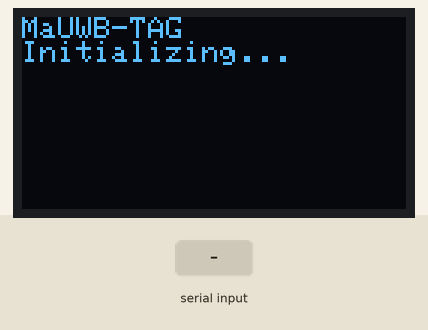
Simulated run of this sketch. Board: Arduino Uno, built with avr-gcc and run on an emulated ATmega328P. On the bench: 128×64 one-colour display. The inputs (shaded band) are chosen by the test bench. What the sketch prints to the serial monitor is not drawn.

Above: at 1.4 s.
1.5 s: "+RANGE_CDS_ALL:\n" received over Serial
At 2.9 s:
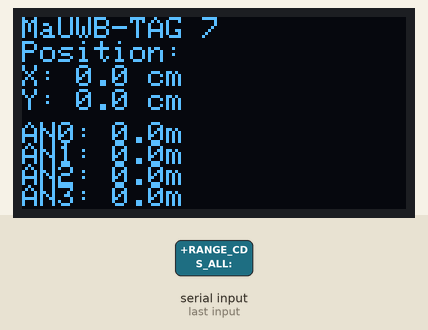
Timing chart, 0 to 4.5 s (numbered marks = the images above; inputs shaded):
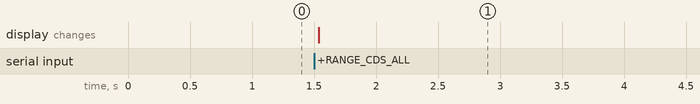

Measured:
- after the input at 1.5 s, the display: changes at once (image 1)

The sketch:

MaUWB-TAG.ino
```cpp
#include "MaUWB_TAG.h"


// Create UWB tag instance
MaUWB_TAG uwbTag(7, 50);  // Tag index 7, 50ms refresh rate

void setup() {
    // Configure anchor positions before initializing
    // Example: Custom anchor layout
    uwbTag.anchor0(0, 0);        // Top-left corner
    uwbTag.anchor1(0, 600);      // Bottom-left corner
    uwbTag.anchor2(380, 600);    // Bottom-right corner
    uwbTag.anchor3(380, 0);      // Top-right corner

    // Or use different positions:
    // uwbTag.anchor0(50, 50);
    // uwbTag.anchor1(50, 550);
    // uwbTag.anchor2(330, 550);
    // uwbTag.anchor3(330, 50);

    // Enable debug output (optional - disabled by default)
    // uwbTag.enableDebug();

    // Initialize the UWB tag system
    uwbTag.begin();
}

void loop() {
    // Main update - handles all UWB operations
    uwbTag.update();

    // Example: Toggle debug with serial commands
    // Send 'd' to enable debug, 'q' to disable debug
    if (Serial.available()) {
        char cmd = Serial.read();
        if (cmd == 'd' || cmd == 'D') {
            uwbTag.enableDebug(true);
        } else if (cmd == 'q' || cmd == 'Q') {
            uwbTag.disableDebug();
        }
    }

    // Example of accessing position data
    if (uwbTag.hasValidPosition()) {
        float x = uwbTag.getPositionX();
        float y = uwbTag.getPositionY();

        // Do something with position data
        // e.g., check if in specific zones, control outputs, etc.
    }

    // Example of accessing distance data
    for (int i = 0; i < 4; i++) {
        float dist = uwbTag.getDistance(i);
        if (dist > 0) {
            // Do something with distance to anchor i
        }
    }
}
```

MaUWB_TAG.h
```cpp
/*
 * MaUWB_TAG.h - Header file for MaUWB-TAG class
 *
 * Object-oriented UWB tag implementation with configurable parameters
 * and expandable anchor system.
 */

#ifndef MAUWB_TAG_H
#define MAUWB_TAG_H

#include <Wire.h>
#include <Adafruit_GFX.h>
#include <Adafruit_SSD1306.h>
#include <Arduino.h>

class MaUWB_TAG {
private:
    // Configuration parameters
    uint8_t tagIndex;
    unsigned long refreshRate;
    unsigned long displayUpdateInterval;
    uint8_t maxTags;
    uint8_t positionHistoryLength;

    // Hardware components
    Adafruit_SSD1306* display;
    bool displayInitialized;

    // Anchor configuration
    static const uint8_t MAX_ANCHORS = 10;
    uint8_t numAnchors;
    float anchorX[MAX_ANCHORS];
    float anchorY[MAX_ANCHORS];

    // Distance measurements
    float distances[MAX_ANCHORS];

    // Position data
    float currentX;
    float currentY;

    // Position filtering
    static const uint8_t MAX_HISTORY = 10;
    float positionXHistory[MAX_HISTORY];
    float positionYHistory[MAX_HISTORY];
    uint8_t positionHistoryIndex;
    bool positionHistoryFilled;
      // Timing
    unsigned long lastDisplayUpdate;
    unsigned long lastRangeRequest;
    bool newData;

    // Debug control
    bool debugEnabled;

    // Serial communication
    String response;

    // Private methods
    void initializeHardware();
    void configureUWBModule();
    void parseRangeData(String data);
    void calculatePosition();
    bool calculatePositionFromTriplet(int a1, int a2, int a3, float& x, float& y);
    void updatePositionHistory(float x, float y);
    void updateDisplay();
    void displayAnchorDistance(int x, int y, int anchorNum, float distance);
    String sendCommand(String command, const int timeout, boolean debug = false);

public:
    // Constructor
    MaUWB_TAG(uint8_t tagIndex, unsigned long refreshRate = 50);

    // Destructor
    ~MaUWB_TAG();

    // Initialization
    bool begin();

    // Main update function - call this in loop()
    void update();
      // Configuration methods
    void setDisplayRefreshRate(unsigned long intervalMs);
    void setMaxTags(uint8_t maxTags);
    void setPositionHistoryLength(uint8_t length);

    // Debug control
    void enableDebug(bool enable = true);
    void disableDebug() { enableDebug(false); }
    bool isDebugEnabled() const;
      // Anchor management
    void setAnchorCount(uint8_t count);
    void setAnchorPosition(uint8_t anchorIndex, float x, float y);
    void setDefaultAnchors();

    // Individual anchor position setters (convenience methods)
    void anchor0(float x, float y) { setAnchorPosition(0, x, y); }
    void anchor1(float x, float y) { setAnchorPosition(1, x, y); }
    void anchor2(float x, float y) { setAnchorPosition(2, x, y); }
    void anchor3(float x, float y) { setAnchorPosition(3, x, y); }
    void anchor4(float x, float y) { setAnchorPosition(4, x, y); }
    void anchor5(float x, float y) { setAnchorPosition(5, x, y); }
    void anchor6(float x, float y) { setAnchorPosition(6, x, y); }
    void anchor7(float x, float y) { setAnchorPosition(7, x, y); }
    void anchor8(float x, float y) { setAnchorPosition(8, x, y); }
    void anchor9(float x, float y) { setAnchorPosition(9, x, y); }

    // Data access methods
    float getPositionX() const { return currentX; }
    float getPositionY() const { return currentY; }
    float getDistance(uint8_t anchorIndex) const;
    bool hasValidPosition() const;

    // Utility methods
    void requestRangeData();
    void processSerialData();
    void forwardSerialCommands();
      // Event callbacks (can be overridden by user)
    virtual void onPositionUpdate(float x, float y);
    virtual void onDistanceUpdate(uint8_t anchorIndex, float distance);
};

// Implementation

// Constructor
inline MaUWB_TAG::MaUWB_TAG(uint8_t tagIndex, unsigned long refreshRate)
    : tagIndex(tagIndex), refreshRate(refreshRate), displayUpdateInterval(refreshRate),
      maxTags(8), positionHistoryLength(5), display(nullptr), displayInitialized(false),
      numAnchors(4), currentX(0), currentY(0), positionHistoryIndex(0),
      positionHistoryFilled(false), lastDisplayUpdate(0), lastRangeRequest(0),
      newData(false), debugEnabled(false) {

    // Initialize arrays
    for (int i = 0; i < MAX_ANCHORS; i++) {
        distances[i] = 0.0;
        anchorX[i] = 0.0;
        anchorY[i] = 0.0;
    }

    for (int i = 0; i < MAX_HISTORY; i++) {
        positionXHistory[i] = 0.0;
        positionYHistory[i] = 0.0;
    }

    // Set default anchor positions
    setDefaultAnchors();
}

// Destructor
inline MaUWB_TAG::~MaUWB_TAG() {
    if (display) {
        delete display;
    }
}

// Initialize the UWB tag system
inline bool MaUWB_TAG::begin() {
    Serial.begin(115200);
    Serial.println("Starting MaUWB-TAG system...");

    initializeHardware();
    configureUWBModule();

    Serial.println("MaUWB-TAG initialized successfully");
    return true;
}

// Main update function
inline void MaUWB_TAG::update() {
    processSerialData();
    forwardSerialCommands();

    unsigned long currentTime = millis();

    // Request range data periodically
    if (currentTime - lastRangeRequest >= refreshRate) {
        requestRangeData();
        lastRangeRequest = currentTime;
    }

    // Update display if new data available and enough time has passed
    if (newData && (currentTime - lastDisplayUpdate >= displayUpdateInterval)) {
        updateDisplay();
        lastDisplayUpdate = currentTime;
        newData = false;
    }
}

// Initialize hardware components
inline void MaUWB_TAG::initializeHardware() {
    // Initialize OLED display
    display = new Adafruit_SSD1306(128, 64, &Wire, -1);

    if (display->begin(SSD1306_SWITCHCAPVCC, 0x3C)) {
        displayInitialized = true;
        display->clearDisplay();
        display->setTextSize(1);
        display->setTextColor(WHITE);
        display->setCursor(0, 0);
        display->println("MaUWB-TAG");
        display->println("Initializing...");
        display->display();

        if (debugEnabled) {
            Serial.println("OLED display initialized");
        }
    } else {
        displayInitialized = false;
        if (debugEnabled) {
            Serial.println("OLED display initialization failed");
        }
    }
}

// Configure UWB module
inline void MaUWB_TAG::configureUWBModule() {
    Serial.println("AT+anchor_tag=0");
    delay(100);

    String networkIdCommand = "AT+networkid=" + String(tagIndex);
    Serial.println(networkIdCommand);
    delay(100);

    if (debugEnabled) {
        Serial.println("UWB module configured as tag " + String(tagIndex));
    }
}

// Request range data from anchors
inline void MaUWB_TAG::requestRangeData() {
    String command = "AT+RANGE_CDS_ALL=" + String(tagIndex) + ",0,1,2,3";
    String response = sendCommand(command, 1000, debugEnabled);

    if (response.length() > 0) {
        parseRangeData(response);
    }
}

// Process incoming serial data
inline void MaUWB_TAG::processSerialData() {
    while (Serial.available()) {
        char c = Serial.read();

        if (c == '\n' || c == '\r') {
            if (response.length() > 0) {
                parseRangeData(response);
                response = "";
            }
        } else {
            response += c;
        }
    }
}

// Forward serial commands from user
inline void MaUWB_TAG::forwardSerialCommands() {
    // This is handled in the main loop example
}

// Parse range data from UWB module
inline void MaUWB_TAG::parseRangeData(String data) {
    if (data.indexOf("+RANGE_CDS_ALL:") >= 0) {
        // Parse format: +RANGE_CDS_ALL:7,AN0,1.23,AN1,2.34,AN2,3.45,AN3,4.56
        int startIndex = data.indexOf(':') + 1;
        String rangeData = data.substring(startIndex);

        // Split by commas
        int commaIndex = 0;
        int lastComma = -1;
        int anchorIndex = 0;

        for (int i = 0; i < rangeData.length() && anchorIndex < numAnchors; i++) {
            if (rangeData.charAt(i) == ',' || i == rangeData.length() - 1) {
                commaIndex++;

                if (commaIndex % 2 == 0) { // Even comma indices have distance values
                    String distanceStr = rangeData.substring(lastComma + 1, i == rangeData.length() - 1 ? i + 1 : i);
                    float distance = distanceStr.toFloat();

                    if (distance > 0 && anchorIndex < numAnchors) {
                        distances[anchorIndex] = distance;
                        onDistanceUpdate(anchorIndex, distance);
                        anchorIndex++;
                    }
                }
                lastComma = i;
            }
        }

        calculatePosition();
        newData = true;

        if (debugEnabled) {
            Serial.print("Distances: ");
            for (int i = 0; i < numAnchors; i++) {
                Serial.print("AN" + String(i) + ":" + String(distances[i]) + " ");
            }
            Serial.println();
        }
    }
}

// Calculate position using trilateration
inline void MaUWB_TAG::calculatePosition() {
    float newX = 0, newY = 0;
    bool positionFound = false;

    // Try different combinations of three anchors for trilateration
    for (int i = 0; i < numAnchors - 2 && !positionFound; i++) {
        for (int j = i + 1; j < numAnchors - 1 && !positionFound; j++) {
            for (int k = j + 1; k < numAnchors && !positionFound; k++) {
                if (distances[i] > 0 && distances[j] > 0 && distances[k] > 0) {
                    if (calculatePositionFromTriplet(i, j, k, newX, newY)) {
                        // Validate position is reasonable
                        if (newX >= -100 && newX <= 500 && newY >= -100 && newY <= 700) {
                            currentX = newX;
                            currentY = newY;
                            updatePositionHistory(newX, newY);
                            onPositionUpdate(newX, newY);
                            positionFound = true;
                        }
                    }
                }
            }
        }
    }

    if (debugEnabled && positionFound) {
        Serial.println("Position: (" + String(currentX) + ", " + String(currentY) + ")");
    }
}

// Calculate position from three anchor points using trilateration
inline bool MaUWB_TAG::calculatePositionFromTriplet(int a1, int a2, int a3, float& x, float& y) {
    float x1 = anchorX[a1], y1 = anchorY[a1], r1 = distances[a1];
    float x2 = anchorX[a2], y2 = anchorY[a2], r2 = distances[a2];
    float x3 = anchorX[a3], y3 = anchorY[a3], r3 = distances[a3];

    // Trilateration algorithm
    float A = 2 * (x2 - x1);
    float B = 2 * (y2 - y1);
    float C = pow(r1, 2) - pow(r2, 2) - pow(x1, 2) + pow(x2, 2) - pow(y1, 2) + pow(y2, 2);
    float D = 2 * (x3 - x2);
    float E = 2 * (y3 - y2);
    float F = pow(r2, 2) - pow(r3, 2) - pow(x2, 2) + pow(x3, 2) - pow(y2, 2) + pow(y3, 2);

    float denominator = A * E - B * D;

    if (abs(denominator) < 0.0001) {
        return false; // Points are collinear
    }

    x = (C * E - F * B) / denominator;
    y = (A * F - D * C) / denominator;

    return true;
}

// Update position history for filtering
inline void MaUWB_TAG::updatePositionHistory(float x, float y) {
    positionXHistory[positionHistoryIndex] = x;
    positionYHistory[positionHistoryIndex] = y;

    positionHistoryIndex = (positionHistoryIndex + 1) % positionHistoryLength;

    if (positionHistoryIndex == 0) {
        positionHistoryFilled = true;
    }
}

// Update OLED display
inline void MaUWB_TAG::updateDisplay() {
    if (!displayInitialized) return;

    display->clearDisplay();
    display->setTextSize(1);
    display->setTextColor(WHITE);
    display->setCursor(0, 0);

    display->println("MaUWB-TAG " + String(tagIndex));
    display->println("Position:");
    display->println("X: " + String(currentX, 1) + " cm");
    display->println("Y: " + String(currentY, 1) + " cm");

    // Display anchor distances
    for (int i = 0; i < min(numAnchors, 4); i++) {
        displayAnchorDistance(0, 35 + i * 7, i, distances[i]);
    }

    display->display();
}

// Display anchor distance on OLED
inline void MaUWB_TAG::displayAnchorDistance(int x, int y, int anchorNum, float distance) {
    display->setCursor(x, y);
    display->print("AN" + String(anchorNum) + ": " + String(distance, 1) + "m");
}

// Send command to UWB module and wait for response
inline String MaUWB_TAG::sendCommand(String command, const int timeout, boolean debug) {
    Serial.println(command);

    unsigned long start = millis();
    String response = "";

    while (millis() - start < timeout) {
        while (Serial.available()) {
            char c = Serial.read();
            response += c;

            if (response.endsWith("\n") || response.endsWith("\r\n")) {
                if (debug) {
                    Serial.print("Response: " + response);
                }
                return response;
            }
        }
    }

    if (debug) {
        Serial.println("Timeout waiting for response");
    }

    return "";
}

// Configuration methods
inline void MaUWB_TAG::setDisplayRefreshRate(unsigned long intervalMs) {
    displayUpdateInterval = intervalMs;
}

inline void MaUWB_TAG::setMaxTags(uint8_t maxTags) {
    this->maxTags = maxTags;
}

inline void MaUWB_TAG::setPositionHistoryLength(uint8_t length) {
    if (length <= MAX_HISTORY) {
        positionHistoryLength = length;
        positionHistoryIndex = 0;
        positionHistoryFilled = false;
    }
}

// Debug control methods
inline void MaUWB_TAG::enableDebug(bool enable) {
    debugEnabled = enable;
    Serial.println(enable ? "Debug enabled" : "Debug disabled");
}

inline bool MaUWB_TAG::isDebugEnabled() const {
    return debugEnabled;
}

// Anchor management methods
inline void MaUWB_TAG::setAnchorCount(uint8_t count) {
    if (count <= MAX_ANCHORS) {
        numAnchors = count;
    }
}

inline void MaUWB_TAG::setAnchorPosition(uint8_t anchorIndex, float x, float y) {
    if (anchorIndex < MAX_ANCHORS) {
        anchorX[anchorIndex] = x;
        anchorY[anchorIndex] = y;

        if (debugEnabled) {
            Serial.println("Anchor " + String(anchorIndex) + " set to (" + String(x) + ", " + String(y) + ")");
        }
    }
}

inline void MaUWB_TAG::setDefaultAnchors() {
    // Default rectangular layout
    setAnchorPosition(0, 0, 0);        // Top-left
    setAnchorPosition(1, 0, 600);      // Bottom-left
    setAnchorPosition(2, 380, 600);    // Bottom-right
    setAnchorPosition(3, 380, 0);      // Top-right
}

// Data access methods
inline float MaUWB_TAG::getDistance(uint8_t anchorIndex) const {
    if (anchorIndex < MAX_ANCHORS) {
        return distances[anchorIndex];
    }
    return 0.0;
}

inline bool MaUWB_TAG::hasValidPosition() const {
    return (currentX != 0 || currentY != 0);
}

// Event callbacks (default implementations)
inline void MaUWB_TAG::onPositionUpdate(float x, float y) {
    // Default: do nothing, user can override
}

inline void MaUWB_TAG::onDistanceUpdate(uint8_t anchorIndex, float distance) {
    // Default: do nothing, user can override
}

#endif // MAUWB_TAG_H
```

example_advanced.ino
```cpp

```
